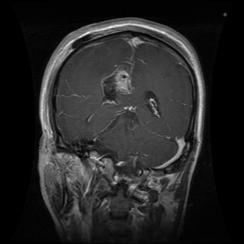
#> input picture Split_Data/testing/glioma/Te-gl_0059.jpg, 244 x 244 px
$ python -i openCV_service.py   (imports and definitions only)
#> lines starting #> are read from the running program, lines starting #| are printed output that depends on the picture; after the words box and inside, x2 and y2 are one past the last pixel; in counts of white or black regions, pixels touching at a corner belong together
#> in visualize_analysis, image is the input picture: shape (244, 244, 3); min 0, max 246, mean 37.6
import cv2
import numpy as np

class OpenCVImageValidator:
    @staticmethod
    def validate_medical_image(image_path):
        """
        Validate image using OpenCV-based checks

        Args:
            image_path (str): Path to the image file

        Returns:
            dict: Validation results with details
        """
        try:
            # Read the image
            image = cv2.imread(image_path, cv2.IMREAD_COLOR)

            if image is None:
                return {
                    'is_valid': False,
                    'reason': 'Unable to read image file'
                }

            # Convert to grayscale
            gray = cv2.cvtColor(image, cv2.COLOR_BGR2GRAY)

            # Validation checks
            validation_results = {
                'spatial_properties': OpenCVImageValidator._check_spatial_properties(image),
                'color_properties': OpenCVImageValidator._check_color_properties(image),
                'texture_properties': OpenCVImageValidator._check_texture_properties(gray)
            }

            # Combine results
            is_valid = (
                validation_results['spatial_properties']['is_valid'] and
                validation_results['color_properties']['is_valid'] and
                validation_results['texture_properties']['is_valid']
            )

            return {
                'is_valid': is_valid,
                'details': validation_results,
                'reason': 'Image does not match expected medical image characteristics' if not is_valid else 'Valid medical image'
            }

        except Exception as e:
            return {
                'is_valid': False,
                'reason': f'Validation error: {str(e)}'
            }

    @staticmethod
    def _check_spatial_properties(image):
        """
        Check spatial characteristics of the image

        Args:
            image (numpy.ndarray): Input image

        Returns:
            dict: Spatial property validation results
        """
        # Check image dimensions
        height, width = image.shape[:2]
#> height = 244; width = 244

        # Typical MRI image aspect ratios and sizes
        is_valid_size = (
            100 < width < 2000 and  # Reasonable width range
            100 < height < 2000 and  # Reasonable height range
            0.5 < width/height < 2  # Aspect ratio check
        )
#> is_valid_size = True

        return {
            'is_valid': is_valid_size,
            'width': width,
            'height': height,
            'aspect_ratio': width/height
        }

    @staticmethod
    def _check_color_properties(image):
        """
        Analyze color distribution and characteristics

        Args:
            image (numpy.ndarray): Input image

        Returns:
            dict: Color property validation results
        """
        # Convert to HSV for better color analysis
        hsv = cv2.cvtColor(image, cv2.COLOR_BGR2HSV)
#> hsv: shape (244, 244, 3); mean H, S, V 0, 0, 37.6

        # Calculate color saturation
        _, saturation, _ = cv2.split(hsv)
#> saturation: shape (244, 244); every value is 0

        # Check color characteristics typical of medical images
        avg_saturation = np.mean(saturation)
#> avg_saturation = 0
        std_saturation = np.std(saturation)
#> std_saturation = 0

        is_valid_color = (
            avg_saturation < 30 and  # Low saturation (medical images often look washed out)
            std_saturation < 20  # Low color variation
        )
#> is_valid_color = True

        return {
            'is_valid': is_valid_color,
            'avg_saturation': avg_saturation,
            'std_saturation': std_saturation
        }

    @staticmethod
    def _check_texture_properties(gray_image):
        """
        Analyze texture and intensity characteristics

        Args:
            gray_image (numpy.ndarray): Grayscale image

        Returns:
            dict: Texture property validation results
        """
        # Calculate image statistics
        mean_intensity = np.mean(gray_image)
#> mean_intensity = 37.6
        std_intensity = np.std(gray_image)
#> std_intensity = 40.94

        # Compute image entropy (measure of texture complexity)
        histogram = cv2.calcHist([gray_image], [0], None, [256], [0, 256])
#> histogram = 256 values, max 12768 at index 0, min 0 at index 222, mean 232.6
        histogram = histogram / histogram.sum()
#> histogram = 256 values, max 0.214 at index 0, min 0 at index 222, mean 0.00391
        entropy = -np.sum(histogram * np.log2(histogram + 1e-7))
#> entropy = 5.95

        # Typical MRI image characteristics
        is_valid_texture = (
            20 < mean_intensity < 200 and  # Reasonable intensity range
            10 < std_intensity < 80 and  # Texture variation
            3 < entropy < 7  # Entropy range typical of medical images
        )
#> is_valid_texture = True

        return {
            'is_valid': is_valid_texture,
            'mean_intensity': mean_intensity,
            'std_intensity': std_intensity,
            'entropy': entropy
        }

    @staticmethod
    def visualize_analysis(image_path, output_path=None):
        """
        Generate a visualization of image analysis

        Args:
            image_path (str): Path to input image
            output_path (str, optional): Path to save analysis visualization

        Returns:
            numpy.ndarray: Visualization image
        """
        # Read the image
        image = cv2.imread(image_path)
        gray = cv2.cvtColor(image, cv2.COLOR_BGR2GRAY)

        # Perform analysis
        validation_result = OpenCVImageValidator.validate_medical_image(image_path)
#> validation_result = 3 items

        # Create visualization
        analysis_img = np.zeros((400, 600, 3), dtype=np.uint8) + 255

        # Add analysis details
        cv2.putText(analysis_img, "Image Analysis", (20, 50),
                    cv2.FONT_HERSHEY_SIMPLEX, 1, (0,0,0), 2)

        # Display validation results
        results = [
            f"Overall Valid: {validation_result['is_valid']}",
            f"Size Valid: {validation_result['details']['spatial_properties']['is_valid']}",
            f"Color Valid: {validation_result['details']['color_properties']['is_valid']}",
            f"Texture Valid: {validation_result['details']['texture_properties']['is_valid']}"
        ]
#> results = ['Overall Valid: True', 'Size Valid: True', 'Color Valid: True', 'Texture Valid: True']

        for i, result in enumerate(results):
            cv2.putText(analysis_img, result, (20, 100 + i*50),
                        cv2.FONT_HERSHEY_SIMPLEX, 0.7, (0,0,0), 2)
#> this loop made 4 passes
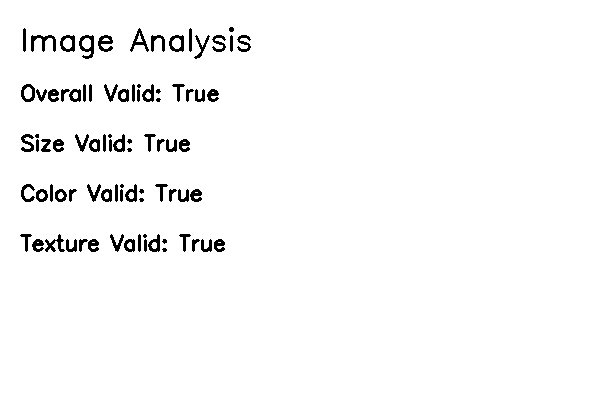
#> analysis_img: shape (400, 600, 3); 97.3% white; 85 black regions (13 under 20 px), largest, box (x1, y1, x2, y2) and area: (31, 35, 56, 52) 187, (79, 35, 94, 59) 178, (98, 35, 113, 52) 147

        # Optional: Save visualization
        if output_path:
            cv2.imwrite(output_path, analysis_img)

        return analysis_img


class OpenCVImageValidatorRefined:
    # [143 lines left out: functions validate_medical_image, _check_spatial_properties, _check_color_properties, _check_texture_properties, not called in this run]

>>> result = OpenCVImageValidator().visualize_analysis('../../../Split_Data/testing/glioma/Te-gl_0059.jpg')
